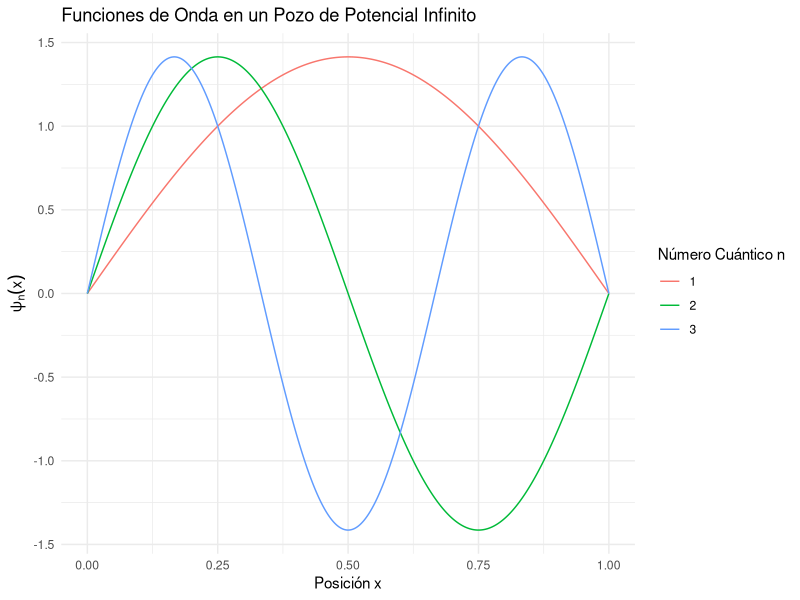
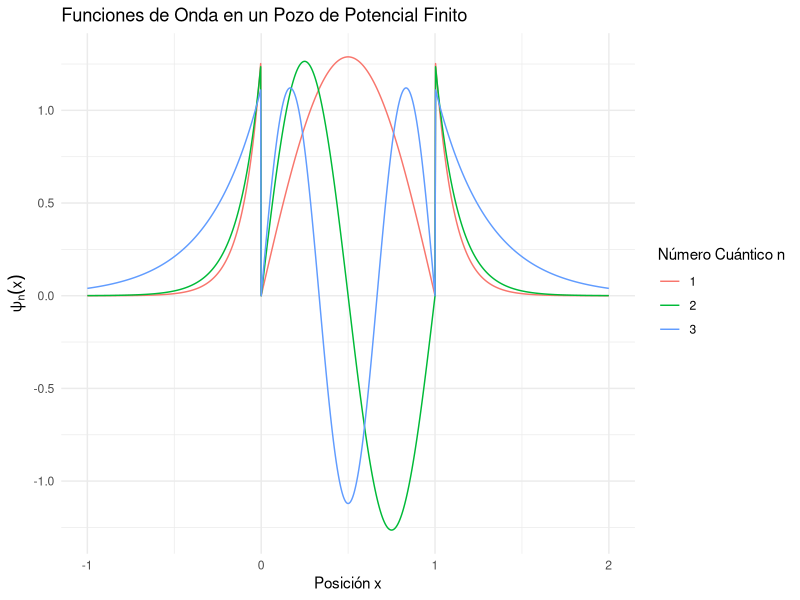

Write the R code that produced these figures, in order. (Note: this script raises an error after producing the figures.)
# Cargar las librerías necesarias
library(ggplot2)
library(pracma)  # Usaremos 'hermite' de 'pracma' y 'trapz' para normalización

# ================================
# Pozo de Potencial Infinito
# ================================

# Definir la función de onda para el pozo de potencial infinito
psi_infinito <- function(x, n, L) {
  sqrt(2 / L) * sin(n * pi * x / L)
}

# Parámetros
L <- 1  # Longitud del pozo
n_values <- c(1, 2, 3)  # Niveles cuánticos
x_vals <- seq(0, L, length.out = 1000)  # Valores de x

# Crear un data frame para los datos de la gráfica
datos_infinito <- data.frame()

for (n in n_values) {
  psi_vals <- psi_infinito(x_vals, n, L)
  temp_data <- data.frame(x = x_vals, psi = psi_vals, n = as.factor(n))
  datos_infinito <- rbind(datos_infinito, temp_data)
}

# Generar la gráfica
ggplot(datos_infinito, aes(x = x, y = psi, color = n)) +
  geom_line() +
  labs(title = "Funciones de Onda en un Pozo de Potencial Infinito",
       x = "Posición x",
       y = expression(psi[n](x)),
       color = "Número Cuántico n") +
  theme_minimal()

# ================================
# Pozo de Potencial Finito
# ================================

# Definir constantes
hbar <- 1  # Constante reducida de Planck
m <- 1     # Masa de la partícula

# Definir la función de onda para el pozo de potencial finito
psi_finito <- function(x, n, L, V0) {
  # Cálculo de la energía
  En <- (n^2 * pi^2 * hbar^2) / (2 * m * L^2)
  # Verificar que la energía sea menor que V0
  if (En >= V0) {
    return(rep(NA, length(x)))
  }
  # Cálculo de los parámetros
  k <- sqrt(2 * m * En) / hbar
  alpha <- sqrt(2 * m * (V0 - En)) / hbar
  
  # Función de onda
  psi <- numeric(length(x))
  for (i in 1:length(x)) {
    xi <- x[i]
    if (xi < 0) {
      psi[i] <- exp(alpha * xi)
    } else if (xi >= 0 && xi <= L) {
      psi[i] <- sin(k * xi)
    } else {
      psi[i] <- exp(-alpha * (xi - L))
    }
  }
  # Normalizar la función de onda
  psi <- psi / sqrt(trapz(x, psi^2))
  return(psi)
}

# Parámetros
L <- 1    # Longitud del pozo
V0 <- 50  # Profundidad del pozo
n_values <- c(1, 2, 3)
x_vals <- seq(-1, 2, length.out = 1000)  # Valores de x extendidos

# Crear un data frame para los datos de la gráfica
datos_finito <- data.frame()

for (n in n_values) {
  psi_vals <- psi_finito(x_vals, n, L, V0)
  temp_data <- data.frame(x = x_vals, psi = psi_vals, n = as.factor(n))
  datos_finito <- rbind(datos_finito, temp_data)
}

# Generar la gráfica
ggplot(datos_finito, aes(x = x, y = psi, color = n)) +
  geom_line(na.rm = TRUE) +
  labs(title = "Funciones de Onda en un Pozo de Potencial Finito",
       x = "Posición x",
       y = expression(psi[n](x)),
       color = "Número Cuántico n") +
  theme_minimal()

# ================================
# Oscilador Armónico Cuántico
# ================================

# Definir la función de onda para el oscilador armónico cuántico
psi_armonico <- function(x, n, m, omega) {
  hbar <- 1  # Constante reducida de Planck
  xi <- sqrt(m * omega / hbar) * x
  n_int <- as.integer(n)  # Aseguramos que 'n' es un entero
  coeficiente <- (1 / sqrt(2^n_int * factorial(n_int))) * (m * omega / (pi * hbar))^(1/4)
  hermite_vals <- hermite(n_int, xi)  # Usamos 'hermite' de 'pracma'
  psi <- coeficiente * exp(-xi^2 / 2) * hermite_vals
  return(psi)
}

# Parámetros
m <- 1
omega <- 1
n_values <- c(0, 1, 2)  # Niveles cuánticos (n comienza desde 0)
x_vals <- seq(-5, 5, length.out = 1000)

# Crear un data frame para los datos de la gráfica
datos_armonico <- data.frame()

for (n in n_values) {
  psi_vals <- psi_armonico(x_vals, n, m, omega)
  temp_data <- data.frame(x = x_vals, psi = psi_vals, n = as.factor(n))
  datos_armonico <- rbind(datos_armonico, temp_data)
}

# Generar la gráfica
ggplot(datos_armonico, aes(x = x, y = psi, color = n)) +
  geom_line() +
  labs(title = "Funciones de Onda del Oscilador Armónico Cuántico",
       x = "Posición x",
       y = expression(psi[n](x)),
       color = "Número Cuántico n") +
  theme_minimal()

